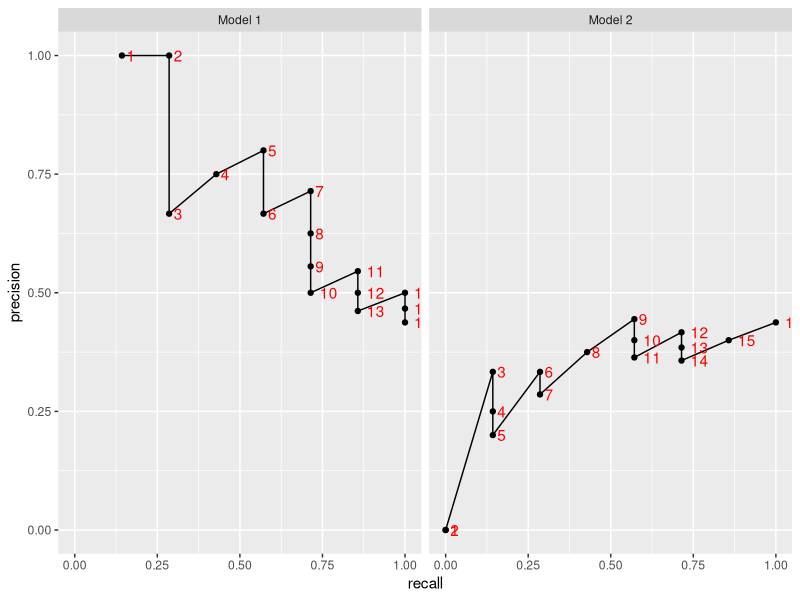

Write the R code that produced this figure.
## ---- chunk 1
knitr::opts_chunk$set(echo = TRUE)
library(tidyverse)
library(kableExtra)
library(formattable)   # see https://haozhu233.github.io/kableExtra/awesome_table_in_html.html
## ---- chunk 2
full_itemset <- 
  tibble(
    item_id = 1:16,
    relevant_to_user_1 = c(0,0,0,1,1,0,0,1,1,1,0,0,0,1,0,1)
  )
## ---- chunk 3
ideal_DCG <- 
  full_itemset %>% 
    arrange(
              desc(relevant_to_user_1)
    ) %>% 
    mutate( rownumber = row_number() ) %>% 
    mutate( 
            `ideal_DCG@k` = cumsum( 
                                    (2^relevant_to_user_1 - 1) /
                                    log( rownumber + 1, base=2 )
                                  )
          ) %>% 
    select( rownumber, `ideal_DCG@k` )
## ---- chunk 4
full_itemset$model1_item_rank_for_user1 <- c(9,15,13,5,1,16,10,4,7,11,3,6,12,14,8,2)

model1_metric_calcs <- 
  full_itemset %>% 
    arrange( model1_item_rank_for_user1 ) %>% 
    mutate( 
            `CG@k` = cumsum(relevant_to_user_1)
            ,
            `DCG@k` = cumsum( 
                              (2^relevant_to_user_1 - 1) /
                              log( model1_item_rank_for_user1 + 1, base=2 )
                            )
          ) %>% 
    mutate( 
            delta_DCG = if_else( 
                                              model1_item_rank_for_user1==1, 
                                             `DCG@k`,
                                             `DCG@k` - lag(`DCG@k`)
                                            ) 
          ) %>% 
    left_join( 
                ideal_DCG,
                by = c("model1_item_rank_for_user1"="rownumber") 
             ) %>% 
    mutate( 
              `NDCG@k` = `DCG@k` / `ideal_DCG@k`
          ) %>% 
    mutate( 
            precision = `CG@k` / model1_item_rank_for_user1
            ,
            delta_precision = if_else( 
                                        model1_item_rank_for_user1==1, 
                                        precision,
                                        precision - lag(precision)
                                    )
            ,
            recall = `CG@k` / sum(full_itemset$relevant_to_user_1)
            ,
            delta_recall = if_else(
                                    model1_item_rank_for_user1==1, 
                                    recall,
                                    recall - lag(recall)
                                  )
            ,
            Average_Precision = cumsum( precision * delta_recall)   
            ,
            Average_Precision_altcalc = cumsum( precision * relevant_to_user_1 / sum(.$relevant_to_user_1) )     
          ) 

## ---- chunk 5
full_itemset$model2_item_rank_for_user1 <- c(5,10,14,15,6,11,13,3,16,12,4,7,2,9,1,8)

model2_metric_calcs <- 
  full_itemset %>% 
    arrange( model2_item_rank_for_user1 ) %>% 
    mutate( 
            `CG@k ` = cumsum(relevant_to_user_1)
            ,
            `DCG@k ` = cumsum( 
                              (2^relevant_to_user_1 - 1) /
                              log( model2_item_rank_for_user1 + 1, base=2 )
                            )
          ) %>% 
    mutate( 
            delta_DCG = if_else( 
                                  model2_item_rank_for_user1==1, 
                                  `DCG@k `,
                                  `DCG@k ` - lag(`DCG@k `)
                               ) 
          ) %>% 
    left_join( 
                ideal_DCG,
                by = c("model2_item_rank_for_user1"="rownumber") 
             ) %>% 
    mutate( 
              `NDCG@k ` = `DCG@k ` / `ideal_DCG@k`
          ) %>%   
    mutate( 
            precision = `CG@k ` / model2_item_rank_for_user1
            ,
            delta_precision = if_else( 
                                        model2_item_rank_for_user1==1, 
                                        precision,
                                        precision - lag(precision)
                                    )
            ,
            recall = `CG@k ` / sum(full_itemset$relevant_to_user_1)
            ,
            delta_recall = if_else(
                                    model2_item_rank_for_user1==1, 
                                    recall,
                                    recall - lag(recall)
                                  )
            ,
            Average_Precision = cumsum( precision * delta_recall)   
            ,
            Average_Precision_altcalc = cumsum( precision * relevant_to_user_1 / sum(.$relevant_to_user_1) )     
          ) 
## ---- chunk 6
bind_cols(
  model1_metric_calcs
  ,
  model2_metric_calcs %>% rename_all(function(x){ paste0(x," ")} )
) %>% 
  rename( 
          item_rank = model1_item_rank_for_user1
          ,
          `item_rank ` = `model2_item_rank_for_user1 `
        ) %>% 
  mutate_all( round, digits = 3 ) %>% 
  
  # set up conditional formatting bars
  # note that I use fun=function(x){x} in order to make bars proportonal to the values themselves, rather than scaling them
  mutate( 
           `CG@k` = formattable::color_bar("lightgreen")(.$`CG@k`),
           `CG@k  ` = formattable::color_bar("lightgreen")(.$`CG@k  `),

           `DCG@k` = formattable::color_bar("lightblue")(.$`DCG@k`),
           `DCG@k  ` = formattable::color_bar("lightblue")(.$`DCG@k  `),
           
           `NDCG@k` = formattable::color_bar("pink")(.$`NDCG@k`),
           `NDCG@k  ` = formattable::color_bar("pink")(.$`NDCG@k  `)
           
          #`precision ` = formattable::color_bar("lightgreen", fun=function(x){x})(.$`precision `),
          #recall = formattable::color_bar("lightblue", fun=function(x){x})(.$recall),
          #`recall ` = formattable::color_bar("lightblue", fun=function(x){x})(.$`recall `),
          #Average_Precision = formattable::color_bar("pink", fun=function(x){x})(.$Average_Precision),
          #`Average_Precision ` = formattable::color_bar("pink", fun=function(x){x})(.$`Average_Precision `),
        ) %>%

  select( 
          # model 1
          item_rank, 
          item_id,
          relevant_to_user_1,
          `CG@k`,
          `DCG@k`,
          `ideal_DCG@k`,
          `NDCG@k`,
          
          # model 2
          `item_rank `,
          `item_id `,
          `relevant_to_user_1 `,
          `CG@k  `,
          `DCG@k  `,
          `NDCG@k  `
        ) %>% 
  kbl( 
       caption = "NDCG@k",
       escape = FALSE,
       align = "l",
       booktabs = TRUE
     ) %>%
  kable_paper( "hover", full_width = FALSE ) %>%
  # column_spec( column = 1:10, width = "6cm") %>%
  kable_styling(
                  bootstrap_options = "striped",
                  full_width = FALSE,
                  position = "center"
               ) %>%
  add_header_above( c("Model 1" = 7, "Model 2" = 6) )
## ---- chunk 7
bind_cols(
  model1_metric_calcs
  ,
  model2_metric_calcs %>% rename_all(function(x){ paste0(x," ")} )
) %>% 
  rename( 
          item_rank = model1_item_rank_for_user1
          ,
          `item_rank ` = `model2_item_rank_for_user1 `
        ) %>% 
  mutate_all( round, digits = 3 ) %>% 
  
  # set up conditional formatting bars
  # note that I use fun=function(x){x} in order to make bars proportonal to the values themselves, rather than scaling them
  mutate( 
          precision = formattable::color_bar("lightgreen", fun=function(x){x})(.$precision),
          `precision ` = formattable::color_bar("lightgreen", fun=function(x){x})(.$`precision `),
          recall = formattable::color_bar("lightblue", fun=function(x){x})(.$recall),
          `recall ` = formattable::color_bar("lightblue", fun=function(x){x})(.$`recall `),
          Average_Precision = formattable::color_bar("pink", fun=function(x){x})(.$Average_Precision),
          `Average_Precision ` = formattable::color_bar("pink", fun=function(x){x})(.$`Average_Precision `),
        ) %>%
   
  select( 
          # model 1
          item_rank, 
          item_id,
          relevant_to_user_1,
          precision,
          recall, 
          Average_Precision,
          
          # model 2
          `item_rank `,
          `item_id `,
          `relevant_to_user_1 `,
          `precision `,
          `recall `,
          `Average_Precision `
        ) %>% 
  kbl( 
       caption = "AP@k",
       escape = FALSE,
       align = "l",
       booktabs = TRUE
     ) %>%
  kable_paper("hover", full_width = F) %>%
  # column_spec( column = 1:10, width = "6cm") %>%
  kable_styling(
                  bootstrap_options = "striped",
                  full_width = FALSE,
                  position = "center"
               ) %>%
  add_header_above( c("Model 1" = 6, "Model 2" = 6) )
## ---- chunk 8
ggplot(
        data = bind_rows( 
                            model1_metric_calcs %>% 
                              mutate( model = "Model 1") %>% 
                              rename( model_item_rank_for_user1 = model1_item_rank_for_user1 )
                            ,
                            model2_metric_calcs %>% 
                              rename_all( .funs = function(x){ gsub(" ","", x) } ) %>% 
                              mutate( model = "Model 2" ) %>% 
                              rename( model_item_rank_for_user1 = model2_item_rank_for_user1 )
                        ),
        aes( x = recall,
             y = precision,
             label = model_item_rank_for_user1
           )
) +
  geom_point() + 
  geom_line() +
  geom_text( 
            colour = "red",
            hjust = -0.5
          ) + 
  facet_wrap( ~model )
